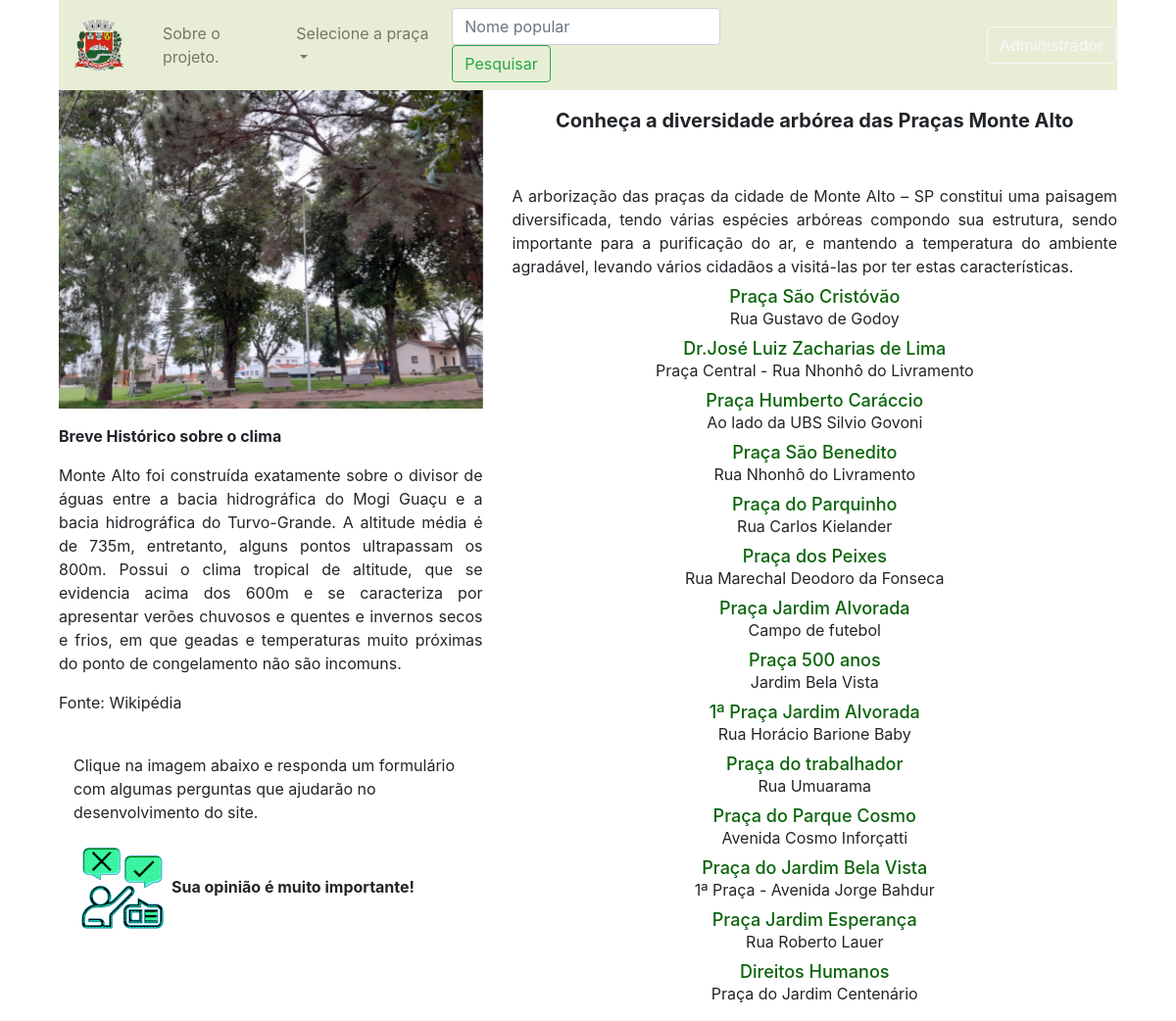
Before: / with the older database file.
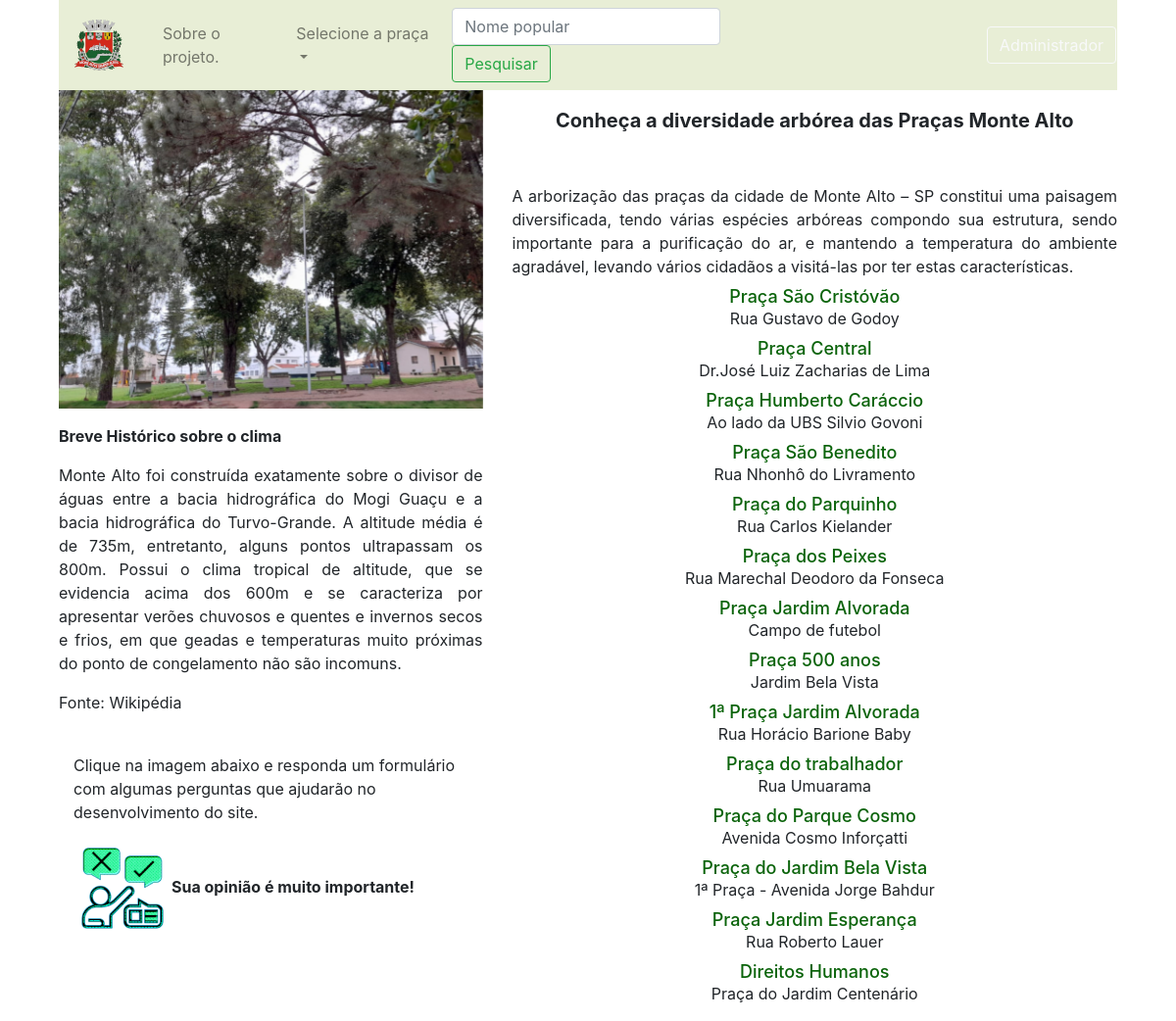
After: the same page with the newer database file.
### app_arbo/trees/models.py (models this page shows)
class Praca(db.Model):
    id=db.Column(db.Integer,primary_key=True)
    name=db.Column(db.String(30),nullable=False,unique=True)
    end=db.Column(db.String(100),nullable=False,unique=False)
    desc=db.Column(db.String(500),nullable=False,unique=False)
    image_1=db.Column(db.String(30),nullable=False,unique=True)
    image_2=db.Column(db.String(30),nullable=False,unique=True)
    image_3=db.Column(db.String(30),nullable=False,unique=True)

### app_arbo/trees/rotas.py (the view)
@app.route('/')
def home():
    pracas = Praca.query.all()
    return render_template('/trees/index.html', title='Praças de Monte Alto - SP', pracas=pracas)

### app_arbo/templates/trees/index.html (shortened to what this page needs)
{% extends 'layouts2.html' %}
{% block content %}
<div class="container">
    <div class="col-sm">
<nav class="navbar navbar-expand-lg navbar-light" style="background-color: #e8eed6">
    <a class="navbar-brand" href="/"><img class="navbar-brand" src="{{url_for('static', filename='images/brasao.png')}}"></a>
    <div class="collapse navbar-collapse" id="navbarSupportedContent">
      <ul class="navbar-nav mr-auto">
        <li class="nav-item">
          <a class="nav-link" href="/sobre">Sobre o projeto.</a>
        </li>
        <li class="nav-item dropdown">
          <a class="nav-link dropdown-toggle" href="#" id="navbarDropdown" role="button" data-toggle="dropdown" aria-haspopup="true" aria-expanded="false">
            Selecione a praça
          </a>
        </li>
        </ul>
      <form class="form-inline my-2 my-lg-0" method="POST">
        <input class="form-control mr-sm-2" type="search" placeholder="Nome popular" autofocus="autofocus" name="search_string">
        <input class="btn btn-outline-success my-2 my-sm-0" type="submit" formaction="/search" value="Pesquisar">
      </form>
        <div class="row">
          <a href="{{url_for('admin')}}" class="btn btn-outline-light" style="margin-top: 0px; margin-left: 180px;">Administrador</a>
    </div>
  </nav>
</div>
<div class="container">
  <div class="row">
    <div class="col-md-5">
      <div id="carouselExampleIndicators" class="carousel slide" data-ride="carousel">
        <div class="carousel-inner">
            <div class="carousel-item active">
              <img class="d-block w-100" src="{{url_for('static', filename='images/scristovao1.jpg')}}" alt="First slide">
            </div>
        </div>
    </div>
        <div>
        <a class="carousel-control-prev" href="#carouselExampleIndicators" role="button" data-slide="prev">
          <span class="carousel-control-prev-icon" aria-hidden="true"></span>
        </a>
        <a class="carousel-control-next" href="#carouselExampleIndicators" role="button" data-slide="next">
          <span class="carousel-control-next-icon" aria-hidden="true"></span>
        </a>
      </div>
        <p style="text-align: justify;"><strong> Breve Histórico sobre o clima</strong><p style="text-align: justify;">  Monte Alto foi construída exatamente sobre o divisor de águas entre a bacia hidrográfica do Mogi Guaçu e a bacia hidrográfica do Turvo-Grande. A altitude média é de 735m, entretanto, alguns pontos ultrapassam os 800m. Possui o clima tropical de altitude, que se evidencia acima dos 600m e se caracteriza por apresentar verões chuvosos e quentes e invernos secos e frios, em que geadas e temperaturas muito próximas do ponto de congelamento não são incomuns.</p>
        <p>Fonte: Wikipédia</p>
      <div class="col">
        <p>Clique na imagem abaixo e responda um formulário com algumas perguntas que ajudarão no desenvolvimento do site.</p>
        <p><a href="https://forms.gle/dBSn7GwwX7qQ5cZ46"  target="_blank"><img src="{{url_for('static', filename='images/opiniao.png')}}"></a><strong>Sua opinião é muito importante!</strong></p>
      </div>
      <div class="row">
    </div>
</div>
    <div class="col-md-7">
        <td><p style="text-align: center ; font-size: 20px ;"><strong>Conheça a diversidade arbórea das Praças Monte Alto</strong><br></td>
        <td><h4 style="text-align: center ; font-size: 16px ;"><br></h4></td>
        <td><h4 style="text-align: center ; font-size: 16px ;"><br></h4></td>
        <p style="text-align: justify;">A arborização das praças da cidade de Monte Alto – SP constitui uma paisagem diversificada, tendo várias espécies arbóreas compondo sua estrutura, sendo importante para a purificação do ar, e mantendo a temperatura do ambiente agradável, levando vários cidadãos a visitá-las por ter estas características. </p>
<div class="container">
  <div class="row align-items-center">
      <div class="col-md-12">
                {% for praca in pracas %}
            <div >
              <div >
          <a href="{{url_for('get_praca', id=praca.id)}}"><h4  style="text-align: center ; font-size: 18px ;"  >{{praca.name}}</h4></a>
        <p class="text-center">{{praca.end}}<p>
              </div>
                </div>
                    {% endfor %}
            </div>
        </div>
    </div>
      </div>
    </div>
</div>
</div>
{% endblock content %}

### app_arbo/templates/layouts2.html (shortened to what this page needs)
<!doctype html>
<html lang="pt-br">
  <head>
    <link rel="stylesheet" href="{{url_for('static', filename='css/bootstrap.min.css')}}">
  </head>
  <body>
{% block content %}
{% endblock content %}
  </body>
</html>

### app_arbo/templates/trees/index.html (style rules this page uses)
h4 { color: #0a630a; line-height: 5px; ; }
a:link, a:visited, a:active a:hover { text-decoration: none; }

Changed rows visible on the page:
changed Praca "Dr.José Luiz Zacharias de Lima": name "Dr.José Luiz Zacharias de Lima" → "Praça Central"; end "Praça Central - Rua Nhonhô do Livramento" → "Dr.José Luiz Zacharias de Lima"
